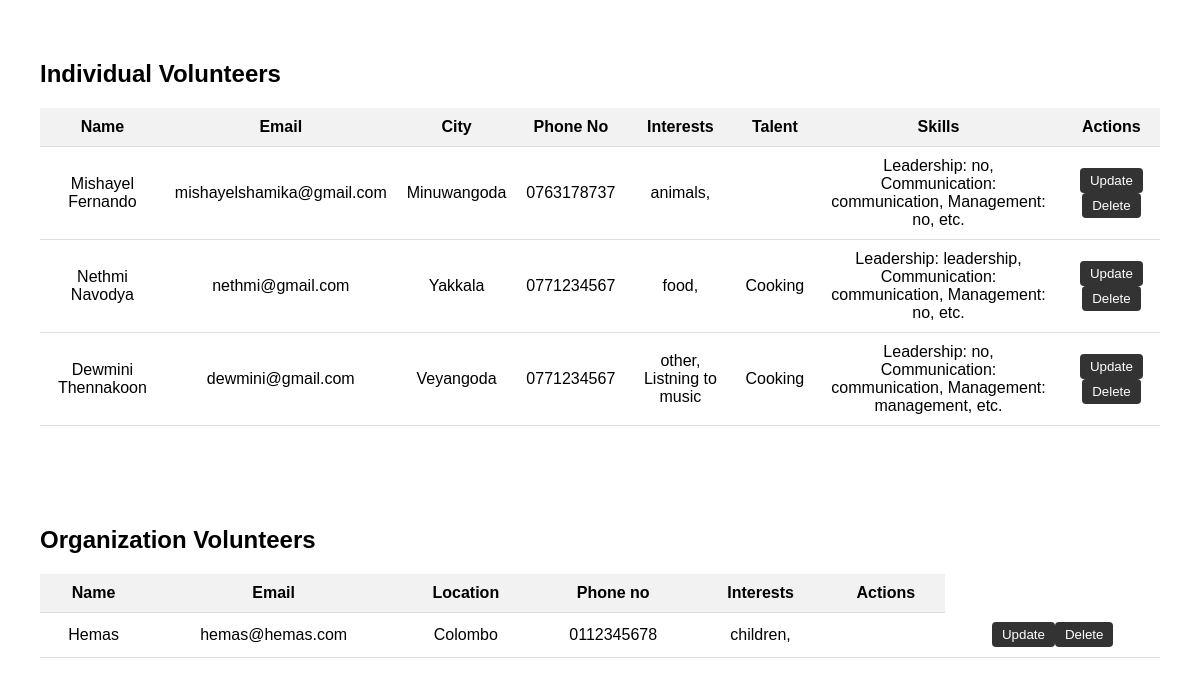
/admin/manage_volunteers.php, run on the app's committed database.
### tables this page shows
CREATE TABLE IF NOT EXISTS `individualprofile` (
  `id` int NOT NULL AUTO_INCREMENT,
  `name` varchar(100) NOT NULL,
  `email` varchar(100) NOT NULL,
  `city` varchar(50) NOT NULL,
  `phoneNo` varchar(15) NOT NULL,
  `interest` varchar(100) NOT NULL,
  `otherInterests` text NOT NULL,
  `talent` varchar(100) NOT NULL,
  `leadership` varchar(100) NOT NULL,
  `communication` varchar(100) NOT NULL,
  `management` varchar(100) NOT NULL,
  `attitude` varchar(100) NOT NULL,
  `teamWork` varchar(100) NOT NULL,
  `adaptability` varchar(100) NOT NULL,
  `empathy` varchar(100) NOT NULL,
  PRIMARY KEY (`id`)
);

CREATE TABLE IF NOT EXISTS `organizationprofile` (
  `id` int NOT NULL AUTO_INCREMENT,
  `name` varchar(100) NOT NULL,
  `type` varchar(50) NOT NULL,
  `email` varchar(100) NOT NULL,
  `city` varchar(50) NOT NULL,
  `phoneNo` varchar(15) NOT NULL,
  `interest` varchar(100) NOT NULL,
  `otherInterests` text NOT NULL,
  PRIMARY KEY (`id`)
);

### admin/manage_volunteers.php (the view, shortened to what this page needs)
<?php
include_once "db_connection.php";
function fetchVolunteers($tableName) {
    global $conn;
    $sql = "SELECT * FROM " . $tableName;
    $result = $conn->query($sql);
    return $result;
}
function displayVolunteers($result, $type) {
    while ($row = $result->fetch_assoc()) {
        echo "<tr>";
        echo "<form method='POST' action='manage_volunteers.php'>";
        echo "<td>" . htmlspecialchars($row['name']) . "</td>";
        echo "<td>" . htmlspecialchars($row['email']) . "</td>";
        echo "<td>" . htmlspecialchars($row['city']) . "</td>";
        echo "<td>" . htmlspecialchars($row['phoneNo']) . "</td>";
        if ($type === 'individual') {
            echo "<td>" . htmlspecialchars($row['interest']) . ", " . htmlspecialchars($row['otherInterests']) . "</td>";
            echo "<td>" . htmlspecialchars($row['talent']) . "</td>";
            echo "<td>" . "Leadership: " . htmlspecialchars($row['leadership']) . ", Communication: " . htmlspecialchars($row['communication']) . ", Management: " . htmlspecialchars($row['management']) . ", etc." . "</td>";
        } elseif ($type === 'organization') {
            echo "<td>" . htmlspecialchars($row['interest']) . ", " . htmlspecialchars($row['otherInterests']) . "</td>";
            echo "<td></td>";
        }
        echo "<td>";
        echo "<button type='submit' name='action' value='update'>Update</button>";
        echo "<button type='submit' name='action' value='delete'>Delete</button>";
        echo "</td>";
        echo "</form>";
        echo "</tr>";
    }
}
?>
<!DOCTYPE html>
<html lang="en">
<head>
    <link rel="stylesheet" href="styles.css">
</head>
<body>
<div class="content-volunteers">
    <h2>Individual Volunteers</h2>
    <div class="volunteer-table">
        <table>
            <tr>
                <th>Name</th>
                <th>Email</th>
                <th>City</th>
                <th>Phone No</th>
                <th>Interests</th>
                <th>Talent</th>
                <th>Skills</th>
                <th>Actions</th>
            </tr>
            <?php displayVolunteers(fetchVolunteers('individualprofile'), 'individual'); ?>
        </table>
    </div>
</div>
<div class="content-volunteers">
    <h2>Organization Volunteers</h2>
    <div class="volunteer-table">
        <table>
            <tr>
                <th>Name</th>
                <th>Email</th>
                <th>Location</th>
                <th>Phone no</th>
                <th>Interests</th>
                <th>Actions</th>
            </tr>
            <?php displayVolunteers(fetchVolunteers('organizationprofile'), 'organization'); ?>
        </table>
    </div>
</div>
</body>
</html>

### admin/styles.css (style rules this page uses)
body { font-family: Arial, sans-serif; margin: 0; padding: 0; }
.content-volunteers { padding: 40px; }
.volunteer-table table { width: 100%; border-collapse: collapse; }
.volunteer-table th, .volunteer-table td { padding: 10px; border-bottom: 1px solid #ddd; }
.volunteer-table th { background-color: #f2f2f2; }
.volunteer-table td { text-align: center; }
.volunteer-table button { padding: 5px 10px; border: none; border-radius: 4px; background-color: #333; color: #fff; cursor: pointer; }

### data on the page
individualprofile: name "Mishayel Fernando", email "mishayelshamika@gmail.com", city "Minuwangoda", phoneNo "0763178737", interest "animals", leadership "no", communication "communication", management "no"
individualprofile: name "Nethmi Navodya", email "nethmi@gmail.com", city "Yakkala", phoneNo "0771234567", interest "food", talent "Cooking", leadership "leadership", communication "communication", management "no"
individualprofile: name "Dewmini Thennakoon", email "dewmini@gmail.com", city "Veyangoda", phoneNo "0771234567", interest "other", otherInterests "Listning to music", talent "Cooking", leadership "no", communication "communication", management "management"
organizationprofile: name "Hemas", email "hemas@hemas.com", city "Colombo", phoneNo "0112345678", interest "children"
